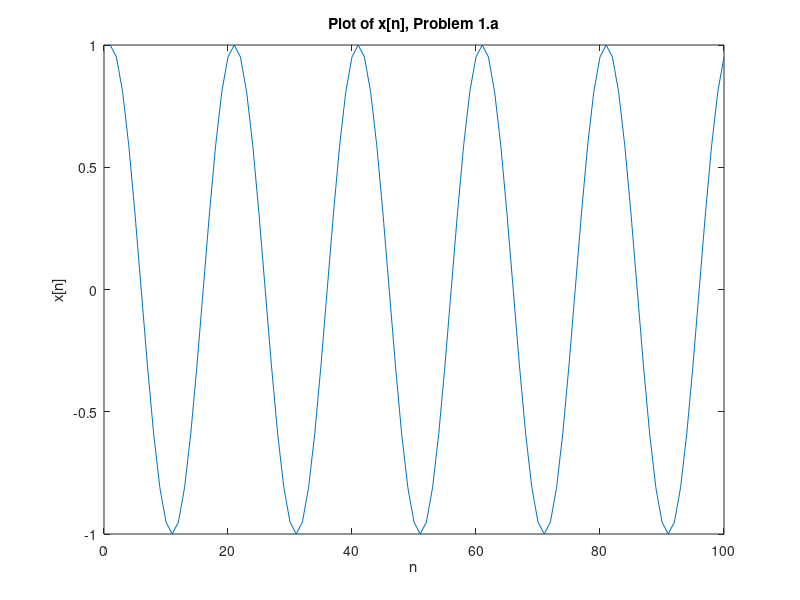
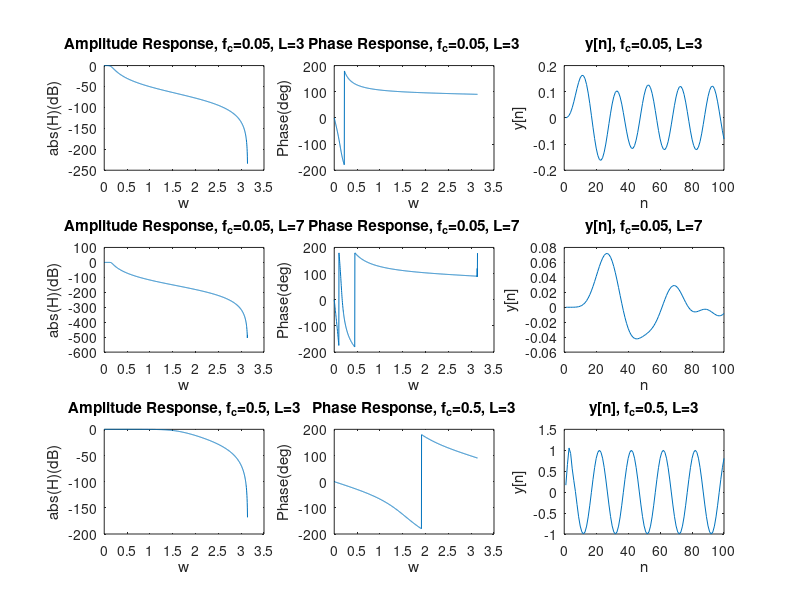

MATLAB code for these plots, in order:
%%
%--------------------1a---------------------%
T_s = 1/20;
plot_ = true;
x =zeros(1,100);
for i=1:100
   x(i) = cos(2*pi*(i-1)*T_s); 
end
if(plot_)
    figure(1)
    plot(x);
    xlabel('n');
    ylabel('x[n]');
    title('Plot of x[n], Problem 1.a')
end
%%
%-------------------1bcde-------------------%
L_1=3; %filter order
L_2=7;
f_c_1=0.05; %cutoff frequency
f_c_2=0.5;

[b_1,a_1] = butter(L_1, f_c_1);
[H_1,w] = freqz(b_1,a_1,1000);
[b_2,a_2] = butter(L_2, f_c_1);
[H_2,w] = freqz(b_2,a_2,1000);
[b_3,a_3] = butter(L_1, f_c_2);
[H_3,w] = freqz(b_3,a_3,1000);

P_1 = angle(H_1);
P_2 = angle(H_2);
P_3 = angle(H_3);

y_1=filter(b_1,a_1,x);
y_2=filter(b_2,a_2,x);
y_3=filter(b_3,a_3,x);

if(plot_)
    figure(2)
    set(gcf,'position',[400,180,800,600])
    subplot(3,3,1)
    plot(w, 20*log10(abs(H_1)));
    title('Amplitude Response, f_c=0.05, L=3')
    ylabel('abs(H)(dB)');
    xlabel('w');
    subplot(3,3,4)
    plot(w, 20*log10(abs(H_2)));
    title('Amplitude Response, f_c=0.05, L=7')
    ylabel('abs(H)(dB)');
    xlabel('w');
    subplot(3,3,7)
    plot(w, 20*log10(abs(H_3)));
    title('Amplitude Response, f_c=0.5, L=3')
    xlabel('w');
    ylabel('abs(H)(dB)');
    
    subplot(3,3,2)
    plot(w, P_1/pi*180);
    title('Phase Response, f_c=0.05, L=3')
    ylabel('Phase(deg)');
    xlabel('w');
    subplot(3,3,5)
    plot(w, P_2/pi*180);
    title('Phase Response, f_c=0.05, L=7')
    ylabel('Phase(deg)');
    xlabel('w');
    subplot(3,3,8)
    plot(w, P_3/pi*180);
    title('Phase Response, f_c=0.5, L=3')
    ylabel('Phase(deg)');
    xlabel('w');

    subplot(3,3,3)
    plot(y_1);
    title('y[n], f_c=0.05, L=3')
    ylabel('y[n]');
    xlabel('n');
    subplot(3,3,6)
    plot(y_2);
    title('y[n], f_c=0.05, L=7')
    ylabel('y[n]');
    xlabel('n');
    subplot(3,3,9)
    plot(y_3);
    title('y[n], f_c=0.5, L=3')
    ylabel('y[n]');
    xlabel('n');
end